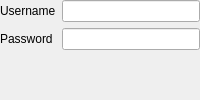
               <widget class="QWidget" name="page_5">
                <layout class="QGridLayout" name="gridLayout_3">
                 <property name="leftMargin">
                  <number>0</number>
                 </property>
                 <property name="topMargin">
                  <number>0</number>
                 </property>
                 <property name="rightMargin">
                  <number>0</number>
                 </property>
                 <property name="bottomMargin">
                  <number>0</number>
                 </property>
                 <item row="2" column="0">
                  <spacer name="verticalSpacer_3">
                   <property name="orientation">
                    <enum>Qt::Vertical</enum>
                   </property>
                   <property name="sizeHint" stdset="0">
                    <size>
                     <width>20</width>
                     <height>40</height>
                    </size>
                   </property>
                  </spacer>
                 </item>
                 <item row="0" column="0">
                  <widget class="QLabel" name="label_14">
                   <property name="text">
                    <string>Username</string>
                   </property>
                  </widget>
                 </item>
                 <item row="1" column="0">
                  <widget class="QLabel" name="label_15">
                   <property name="text">
                    <string>Password</string>
                   </property>
                  </widget>
                 </item>
                 <item row="0" column="1">
                  <widget class="QLineEdit" name="EnterpriseLEAPUsername"/>
                 </item>
                 <item row="1" column="1">
                  <widget class="QLineEdit" name="EnterpriseLEAPPassword">
                   <property name="echoMode">
                    <enum>QLineEdit::Password</enum>
                   </property>
                  </widget>
                 </item>
                </layout>
               </widget>
